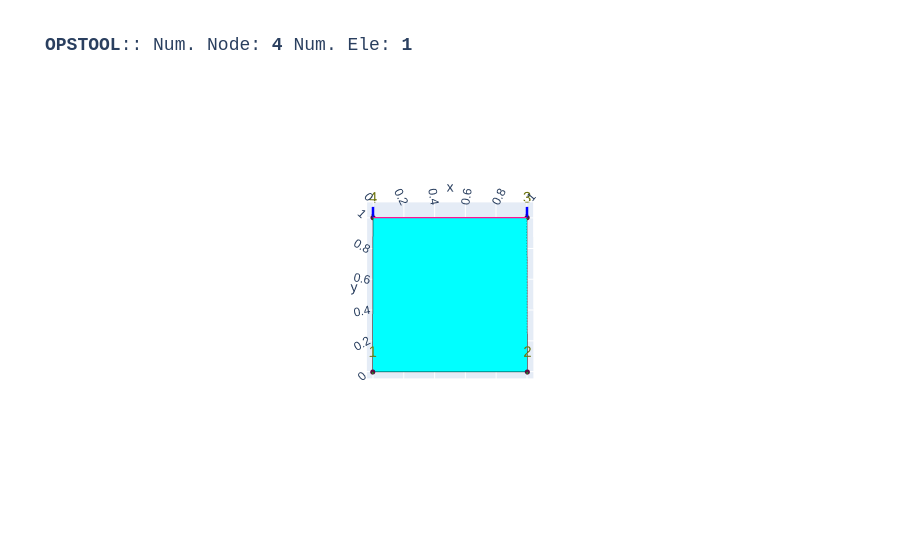

Source (notebook cell):
### Code cell
opst.vis.plotly.plot_model(show_node_numbering=True, show_ele_numbering=False, show_nodal_loads = True)

### Figure 1 — Plotly figure (JSON) as saved in the notebook; plotly's stock layout.template omitted (floating-point values rounded to 4 significant figures)
{"data": [{"color": "#00FFFF", "hoverinfo": "skip", "i": [0, 0], "j": [1, 2], "k": [2, 3], "name": "SSPquadUP", "opacity": 1, "type": "mesh3d", "x": [0.0, 1.0, 1.0, 0.0], "y": [0.0, 0.0, 1.0, 1.0], "z": [0.0, 0.0, 0.0, 0.0]}, {"connectgaps": false, "hoverinfo": "skip", "line": {"color": "black", "width": 1}, "mode": "lines", "name": "Edge", "type": "scatter3d", "x": [0.0, 1.0, 1.0, 0.0, 0.0, NaN], "y": [0.0, 0.0, 1.0, 1.0, 0.0, NaN], "z": [0.0, 0.0, 0.0, 0.0, 0.0, NaN]}, {"customdata": ["eleTag: 1<br>connectedNodes:<br> [1 2 3 4]"], "hovertemplate": "%{customdata}", "marker": {"color": "#00FFFF", "size": 3, "symbol": "diamond-open"}, "mode": "markers", "name": "SSPquadUP", "type": "scatter3d", "x": [0.5], "y": [0.5], "z": [0.0]}, {"customdata": ["1", "2", "3", "4"], "hovertemplate": "x: %{x}<br>y: %{y}<br>z: %{z} <br>nodeTag: %{customdata}", "marker": {"color": "#580f41", "size": 3, "symbol": "circle"}, "mode": "markers", "name": "Nodes", "type": "scatter3d", "x": [0.0, 1.0, 1.0, 0.0], "y": [0.0, 0.0, 1.0, 1.0], "z": [0.0, 0.0, 0.0, 0.0]}, {"mode": "text", "name": "Node Tag", "text": ["1", "2", "3", "4"], "textfont": {"color": "#6e750e", "size": 15}, "type": "scatter3d", "x": [0.0, 1.0, 1.0, 0.0], "y": [0.0, 0.0, 1.0, 1.0], "z": [0.0, 0.0, 0.0, 0.0]}, {"connectgaps": false, "hoverinfo": "skip", "line": {"color": "#15b01a", "width": 1}, "mode": "lines", "name": "BC", "type": "scatter3d", "x": [-0.005, 0.005, 0.0, -0.005, NaN, 0.995, 1.005, 1.0, 0.995, NaN, 1.005, 1.005, 1.004, 1.003, 1.002, 1.0, 0.9985, 0.9971, 0.996, 0.9952, 0.995, 0.9952, 0.996, 0.9971, 0.9985, 1.0, 1.002, 1.003, 1.004, 1.005, 1.005, NaN, 0.005, 0.004755, 0.004045, 0.002939, 0.001545, 3.062e-19, -0.001545, -0.002939, -0.004045, -0.004755, -0.005, -0.004755, -0.004045, -0.002939, -0.001545, -9.185e-19, 0.001545, 0.002939, 0.004045, 0.004755, 0.005, NaN], "y": [-0.01, -0.01, 0.0, -0.01, NaN, -0.01, -0.01, 0.0, -0.01, NaN, 0.995, 0.9965, 0.9979, 0.999, 0.9998, 1.0, 0.9998, 0.999, 0.9979, 0.9965, 0.995, 0.9935, 0.9921, 0.991, 0.9902, 0.99, 0.9902, 0.991, 0.9921, 0.9935, 0.995, NaN, 0.995, 0.9965, 0.9979, 0.999, 0.9998, 1.0, 0.9998, 0.999, 0.9979, 0.9965, 0.995, 0.9935, 0.9921, 0.991, 0.9902, 0.99, 0.9902, 0.991, 0.9921, 0.9935, 0.995, NaN], "z": [0.0, 0.0, 0.0, 0.0, NaN, 0.0, 0.0, 0.0, 0.0, NaN, 0.0, 0.0, 0.0, 0.0, 0.0, 0.0, 0.0, 0.0, 0.0, 0.0, 0.0, 0.0, 0.0, 0.0, 0.0, 0.0, 0.0, 0.0, 0.0, 0.0, 0.0, NaN, 0.0, 0.0, 0.0, 0.0, 0.0, 0.0, 0.0, 0.0, 0.0, 0.0, 0.0, 0.0, 0.0, 0.0, 0.0, 0.0, 0.0, 0.0, 0.0, 0.0, 0.0, NaN]}, {"connectgaps": false, "hoverinfo": "skip", "line": {"color": "#FF1493", "width": 2.5}, "mode": "lines", "name": "mp constraint", "type": "scatter3d", "x": [1.0, 0.0, NaN], "y": [1.0, 1.0, NaN], "z": [0.0, 0.0, NaN]}, {"connectgaps": false, "hovertemplate": "<b>%{text}</b>", "line": {"color": "#0000ff", "width": 5}, "mode": "lines", "name": "<b>Pattern 1</b><br>Nodal Load", "text": ["0.00e+00", "0.00e+00", "0.00e+00", "0.00e+00", "0.00e+00", "0.00e+00"], "type": "scatter3d", "x": [1.0, 1.0, NaN, 0.0, 0.0, NaN], "y": [1.0, 1.0, NaN, 1.0, 1.0, NaN], "z": [0.0, 0.0, NaN, 0.0, 0.0, NaN]}, {"color": "#0000ff", "hovertemplate": "<b>%{text}", "i": [0, 0, 1, 1, 2, 2, 3, 3, 4, 4, 5, 5, 6, 6, 7, 7, 8, 8, 9, 9, 10, 10, 11, 11, 12, 12, 13, 13, 14, 14, 15, 15, 18, 18, 19, 19, 20, 20, 21, 21, 22, 22, 23, 23, 24, 24, 25, 25, 26, 26, 27, 27, 28, 28, 29, 29, 30, 30, 31, 31, 32, 32, 33, 33], "j": [1, 1, 2, 2, 3, 3, 4, 4, 5, 5, 6, 6, 7, 7, 8, 8, 9, 9, 10, 10, 11, 11, 12, 12, 13, 13, 14, 14, 15, 15, 0, 0, 19, 19, 20, 20, 21, 21, 22, 22, 23, 23, 24, 24, 25, 25, 26, 26, 27, 27, 28, 28, 29, 29, 30, 30, 31, 31, 32, 32, 33, 33, 18, 18], "k": [16, 17, 16, 17, 16, 17, 16, 17, 16, 17, 16, 17, 16, 17, 16, 17, 16, 17, 16, 17, 16, 17, 16, 17, 16, 17, 16, 17, 16, 17, 16, 17, 34, 35, 34, 35, 34, 35, 34, 35, 34, 35, 34, 35, 34, 35, 34, 35, 34, 35, 34, 35, 34, 35, 34, 35, 34, 35, 34, 35, 34, 35, 34, 35], "name": "<b>Pattern 1</b><br>Nodal Load", "text": ["0.00e+00", "0.00e+00", "0.00e+00", "0.00e+00", "0.00e+00", "0.00e+00", "0.00e+00", "0.00e+00", "0.00e+00", "0.00e+00", "0.00e+00", "0.00e+00", "0.00e+00", "0.00e+00", "0.00e+00", "0.00e+00", "0.00e+00", "0.00e+00", "0.00e+00", "0.00e+00", "0.00e+00", "0.00e+00", "0.00e+00", "0.00e+00", "0.00e+00", "0.00e+00", "0.00e+00", "0.00e+00", "0.00e+00", "0.00e+00", "0.00e+00", "0.00e+00", "0.00e+00", "0.00e+00", "0.00e+00", "0.00e+00"], "type": "mesh3d", "x": [1.0, 1.0, 1.0, 1.0, 1.0, 1.0, 1.0, 1.0, 1.0, 1.0, 1.0, 1.0, 1.0, 1.0, 1.0, 1.0, 1.0, 1.0, 0.0, 0.0, 0.0, 0.0, 0.0, 0.0, 0.0, 0.0, 0.0, 0.0, 0.0, 0.0, 0.0, 0.0, 0.0, 0.0, 0.0, 0.0], "y": [1.0, 1.0, 1.0, 1.0, 1.0, 1.0, 1.0, 1.0, 1.0, 1.0, 1.0, 1.0, 1.0, 1.0, 1.0, 1.0, 1.0, 1.0, 1.0, 1.0, 1.0, 1.0, 1.0, 1.0, 1.0, 1.0, 1.0, 1.0, 1.0, 1.0, 1.0, 1.0, 1.0, 1.0, 1.0, 1.0], "z": [0.0, 0.0, 0.0, 0.0, 0.0, 0.0, 0.0, 0.0, 0.0, 0.0, 0.0, 0.0, 0.0, 0.0, 0.0, 0.0, 0.0, 0.0, 0.0, 0.0, 0.0, 0.0, 0.0, 0.0, 0.0, 0.0, 0.0, 0.0, 0.0, 0.0, 0.0, 0.0, 0.0, 0.0, 0.0, 0.0]}, {"connectgaps": false, "hovertemplate": "<b>%{text}</b>", "line": {"color": "#0000ff", "width": 5}, "mode": "lines", "name": "<b>Pattern 1</b><br>Nodal Load", "text": ["-1.01e+02", "-1.01e+02", "-1.01e+02", "-1.01e+02", "-1.01e+02", "-1.01e+02"], "type": "scatter3d", "x": [1.0, 1.0, NaN, 0.0, 0.0, NaN], "y": [1.07, 1.02, NaN, 1.07, 1.02, NaN], "z": [0.0, 0.0, NaN, 0.0, 0.0, NaN]}, {"color": "#0000ff", "hovertemplate": "<b>%{text}", "i": [0, 0, 1, 1, 2, 2, 3, 3, 4, 4, 5, 5, 6, 6, 7, 7, 8, 8, 9, 9, 10, 10, 11, 11, 12, 12, 13, 13, 14, 14, 15, 15, 18, 18, 19, 19, 20, 20, 21, 21, 22, 22, 23, 23, 24, 24, 25, 25, 26, 26, 27, 27, 28, 28, 29, 29, 30, 30, 31, 31, 32, 32, 33, 33], "j": [1, 1, 2, 2, 3, 3, 4, 4, 5, 5, 6, 6, 7, 7, 8, 8, 9, 9, 10, 10, 11, 11, 12, 12, 13, 13, 14, 14, 15, 15, 0, 0, 19, 19, 20, 20, 21, 21, 22, 22, 23, 23, 24, 24, 25, 25, 26, 26, 27, 27, 28, 28, 29, 29, 30, 30, 31, 31, 32, 32, 33, 33, 18, 18], "k": [16, 17, 16, 17, 16, 17, 16, 17, 16, 17, 16, 17, 16, 17, 16, 17, 16, 17, 16, 17, 16, 17, 16, 17, 16, 17, 16, 17, 16, 17, 16, 17, 34, 35, 34, 35, 34, 35, 34, 35, 34, 35, 34, 35, 34, 35, 34, 35, 34, 35, 34, 35, 34, 35, 34, 35, 34, 35, 34, 35, 34, 35, 34, 35], "name": "<b>Pattern 1</b><br>Nodal Load", "text": ["-1.01e+02", "-1.01e+02", "-1.01e+02", "-1.01e+02", "-1.01e+02", "-1.01e+02", "-1.01e+02", "-1.01e+02", "-1.01e+02", "-1.01e+02", "-1.01e+02", "-1.01e+02", "-1.01e+02", "-1.01e+02", "-1.01e+02", "-1.01e+02", "-1.01e+02", "-1.01e+02", "-1.01e+02", "-1.01e+02", "-1.01e+02", "-1.01e+02", "-1.01e+02", "-1.01e+02", "-1.01e+02", "-1.01e+02", "-1.01e+02", "-1.01e+02", "-1.01e+02", "-1.01e+02", "-1.01e+02", "-1.01e+02", "-1.01e+02", "-1.01e+02", "-1.01e+02", "-1.01e+02"], "type": "mesh3d", "x": [1.01, 1.009, 1.007, 1.003, 0.999, 0.995, 0.9919, 0.9902, 0.9902, 0.9919, 0.995, 0.999, 1.003, 1.007, 1.009, 1.01, 1.0, 1.0, 0.01, 0.009135, 0.006691, 0.00309, -0.001045, -0.005, -0.00809, -0.009781, -0.009781, -0.00809, -0.005, -0.001045, 0.00309, 0.006691, 0.009135, 0.01, 0.0, 0.0], "y": [1.02, 1.02, 1.02, 1.02, 1.02, 1.02, 1.02, 1.02, 1.02, 1.02, 1.02, 1.02, 1.02, 1.02, 1.02, 1.02, 1.02, 0.995, 1.02, 1.02, 1.02, 1.02, 1.02, 1.02, 1.02, 1.02, 1.02, 1.02, 1.02, 1.02, 1.02, 1.02, 1.02, 1.02, 1.02, 0.995], "z": [0.0, 0.004067, 0.007431, 0.009511, 0.009945, 0.00866, 0.005878, 0.002079, -0.002079, -0.005878, -0.00866, -0.009945, -0.009511, -0.007431, -0.004067, -2.449e-18, 0.0, 0.0, 0.0, 0.004067, 0.007431, 0.009511, 0.009945, 0.00866, 0.005878, 0.002079, -0.002079, -0.005878, -0.00866, -0.009945, -0.009511, -0.007431, -0.004067, -2.449e-18, 0.0, 0.0]}, {"connectgaps": false, "hovertemplate": "<b>%{text}</b>", "line": {"color": "#0000ff", "width": 5}, "mode": "lines", "name": "<b>Pattern 1</b><br>Nodal Load", "text": ["0.00e+00", "0.00e+00", "0.00e+00", "0.00e+00", "0.00e+00", "0.00e+00"], "type": "scatter3d", "x": [1.0, 1.0, NaN, 0.0, 0.0, NaN], "y": [1.0, 1.0, NaN, 1.0, 1.0, NaN], "z": [0.0, 0.0, NaN, 0.0, 0.0, NaN]}, {"color": "#0000ff", "hovertemplate": "<b>%{text}", "i": [0, 0, 1, 1, 2, 2, 3, 3, 4, 4, 5, 5, 6, 6, 7, 7, 8, 8, 9, 9, 10, 10, 11, 11, 12, 12, 13, 13, 14, 14, 15, 15, 18, 18, 19, 19, 20, 20, 21, 21, 22, 22, 23, 23, 24, 24, 25, 25, 26, 26, 27, 27, 28, 28, 29, 29, 30, 30, 31, 31, 32, 32, 33, 33], "j": [1, 1, 2, 2, 3, 3, 4, 4, 5, 5, 6, 6, 7, 7, 8, 8, 9, 9, 10, 10, 11, 11, 12, 12, 13, 13, 14, 14, 15, 15, 0, 0, 19, 19, 20, 20, 21, 21, 22, 22, 23, 23, 24, 24, 25, 25, 26, 26, 27, 27, 28, 28, 29, 29, 30, 30, 31, 31, 32, 32, 33, 33, 18, 18], "k": [16, 17, 16, 17, 16, 17, 16, 17, 16, 17, 16, 17, 16, 17, 16, 17, 16, 17, 16, 17, 16, 17, 16, 17, 16, 17, 16, 17, 16, 17, 16, 17, 34, 35, 34, 35, 34, 35, 34, 35, 34, 35, 34, 35, 34, 35, 34, 35, 34, 35, 34, 35, 34, 35, 34, 35, 34, 35, 34, 35, 34, 35, 34, 35], "name": "<b>Pattern 1</b><br>Nodal Load", "text": ["0.00e+00", "0.00e+00", "0.00e+00", "0.00e+00", "0.00e+00", "0.00e+00", "0.00e+00", "0.00e+00", "0.00e+00", "0.00e+00", "0.00e+00", "0.00e+00", "0.00e+00", "0.00e+00", "0.00e+00", "0.00e+00", "0.00e+00", "0.00e+00", "0.00e+00", "0.00e+00", "0.00e+00", "0.00e+00", "0.00e+00", "0.00e+00", "0.00e+00", "0.00e+00", "0.00e+00", "0.00e+00", "0.00e+00", "0.00e+00", "0.00e+00", "0.00e+00", "0.00e+00", "0.00e+00", "0.00e+00", "0.00e+00"], "type": "mesh3d", "x": [1.0, 1.0, 1.0, 1.0, 1.0, 1.0, 1.0, 1.0, 1.0, 1.0, 1.0, 1.0, 1.0, 1.0, 1.0, 1.0, 1.0, 1.0, 0.0, 0.0, 0.0, 0.0, 0.0, 0.0, 0.0, 0.0, 0.0, 0.0, 0.0, 0.0, 0.0, 0.0, 0.0, 0.0, 0.0, 0.0], "y": [1.0, 1.0, 1.0, 1.0, 1.0, 1.0, 1.0, 1.0, 1.0, 1.0, 1.0, 1.0, 1.0, 1.0, 1.0, 1.0, 1.0, 1.0, 1.0, 1.0, 1.0, 1.0, 1.0, 1.0, 1.0, 1.0, 1.0, 1.0, 1.0, 1.0, 1.0, 1.0, 1.0, 1.0, 1.0, 1.0], "z": [0.0, 0.0, 0.0, 0.0, 0.0, 0.0, 0.0, 0.0, 0.0, 0.0, 0.0, 0.0, 0.0, 0.0, 0.0, 0.0, 0.0, 0.0, 0.0, 0.0, 0.0, 0.0, 0.0, 0.0, 0.0, 0.0, 0.0, 0.0, 0.0, 0.0, 0.0, 0.0, 0.0, 0.0, 0.0, 0.0]}], "layout": {"autosize": true, "font": {"family": "Arial, sans-serif"}, "scene": {"aspectmode": "data", "camera": {"eye": {"x": 0, "y": -0.1, "z": 10}}, "dragmode": "pan", "xaxis": {"showbackground": false}, "yaxis": {"showbackground": false}, "zaxis": {"showbackground": true, "showgrid": true, "showticklabels": false, "ticks": "", "title": {"text": ""}, "visible": true}}, "showlegend": false, "title": {"font": {"family": "courier", "size": 18}, "text": "<b>OPSTOOL</b>:: Num. Node: <b>4</b> Num. Ele: <b>1</b>"}}}
